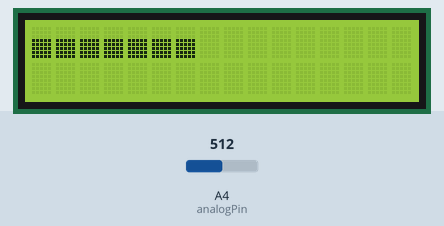
Simulated run of this sketch. Board: Arduino Uno, built with avr-gcc and run on an emulated ATmega328P. Shown: 16×2 character LCD. Inputs (shaded band) come from the test bench; at power-on: A4 (analogPin) = 512. What the sketch prints to the serial monitor is not drawn.

Above: at 1.2 s.
1.3 s: A4 (analogPin) set to 992
At 2.5 s:
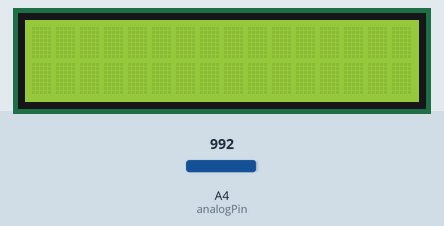
2.8 s: A4 (analogPin) set to 1007
5.8 s: A4 (analogPin) set to 716
At 7.0 s:
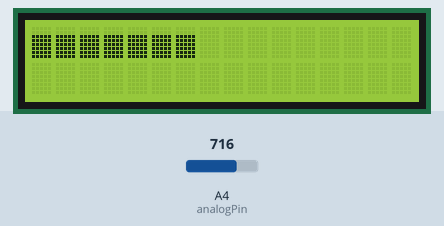
7.3 s: A4 (analogPin) set to 511
At 8.2 s:
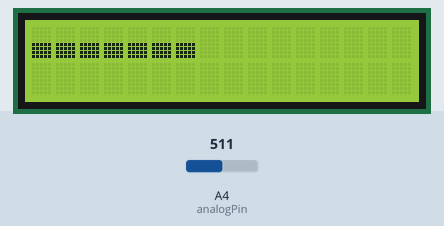
8.8 s: A4 (analogPin) set to 110
At 9.3 s:
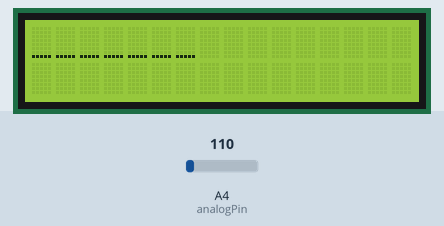
10.3 s: A4 (analogPin) set to 94
Timing chart, 0 to 13.3 s (numbered marks = the images above; inputs shaded):
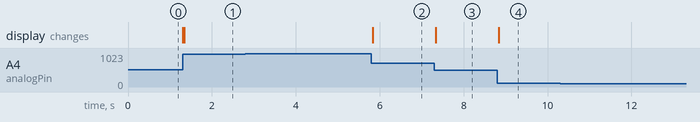

The sketch:

SkobaMSG.ino
```cpp
//Project: Skoba MSGEQ7
//Author: Josh Dolgin
//Date: YY/MM/DD
//Status:
#include <LiquidCrystal.h>
int analogPin = A4; // read from multiplexer using analog input 0
int strobePin = 11; // strobe is attached to digital pin 2
int resetPin = 10; // reset is attached to digital pin 3
int spectrumValue[7]; // to hold a2d values
uint8_t LCD_COLUMNS = 16;
uint8_t LCD_ROWS = 2;
uint8_t RS=7, EN=6, D4=5, D5=4, D6=3, D7=2;

LiquidCrystal lcd (RS,EN,D4,D5,D6,D7);

uint8_t eqLevels [8][8] = {
  {0b00000, 0b00000, 0b00000, 0b00000, 0b00000, 0b00000, 0b00000, 0b11111},
  {0b00000, 0b00000, 0b00000, 0b00000, 0b00000, 0b00000, 0b11111, 0b11111},
  {0b00000, 0b00000, 0b00000, 0b00000, 0b00000, 0b11111, 0b11111, 0b11111},
  {0b00000, 0b00000, 0b00000, 0b00000, 0b11111, 0b11111, 0b11111, 0b11111},
  {0b00000, 0b00000, 0b00000, 0b11111, 0b11111, 0b11111, 0b11111, 0b11111},
  {0b00000, 0b00000, 0b11111, 0b11111, 0b11111, 0b11111, 0b11111, 0b11111},
  {0b00000, 0b11111, 0b11111, 0b11111, 0b11111, 0b11111, 0b11111, 0b11111},
  {0b11111, 0b11111, 0b11111, 0b11111, 0b11111, 0b11111, 0b11111, 0b11111}
};

void setup()
{
 Serial.begin(9600);
 pinMode(analogPin, INPUT); //Not needed
 pinMode(strobePin, OUTPUT);
 pinMode(resetPin, OUTPUT);
 analogReference(DEFAULT);

 digitalWrite(resetPin, LOW);
 digitalWrite(strobePin, HIGH);
 lcd.begin(LCD_COLUMNS, LCD_ROWS);
 for(uint8_t j = 0; j<7; j++){
  lcd.createChar(j, eqLevels[j]);
 }

 Serial.println("MSGEQ7 test by J Skoba");
}

void readFrequencies(){
   digitalWrite(resetPin, HIGH);
 digitalWrite(resetPin, LOW);

 for (int i = 0; i < 7; i++)
 {
 digitalWrite(strobePin, LOW);
 delayMicroseconds(30); // to allow the output to settle
 spectrumValue[i] = analogRead(analogPin);
 Serial.print(" ");
 Serial.print(spectrumValue[i]);
 digitalWrite(strobePin, HIGH);
 }
 Serial.println();
}

void displayEqualizer(){
  lcd.setCursor(0,0);
  for(uint8_t i = 0; i<7; i++){
    lcd.write(spectrumValue[i] >> 7);
  }
}

void loop()
{
  readFrequencies();
  displayEqualizer();
}
```

Measured:
- after the input at 1.3 s, the display: first changes at once (image 1 shows a later state)
- after the input at 2.8 s, every drawn part: stays the same
- after the input at 5.8 s, the display: changes at once (image 2)
- after the input at 7.3 s, the display: changes at once (image 3)
- after the input at 8.8 s, the display: changes at once (image 4)
- after the input at 10.3 s, every drawn part: stays the same
